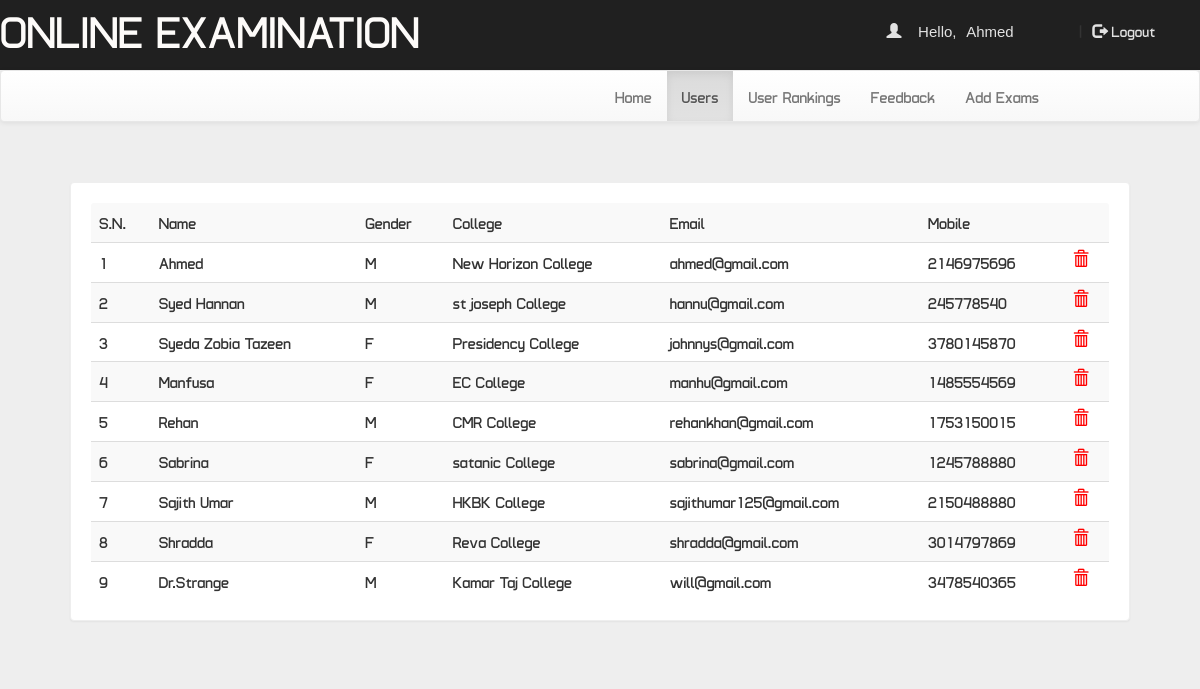
Page /dash.php?q=1 (signed in) on the committed database.
### tables this page shows
CREATE TABLE `user` (
  `name` varchar(50) NOT NULL,
  `gender` varchar(5) NOT NULL,
  `college` varchar(100) NOT NULL,
  `email` varchar(50) NOT NULL,
  `mob` bigint(20) NOT NULL,
  `password` varchar(50) NOT NULL
);

### dash.php (the view, shortened to what this page needs)
<!DOCTYPE html PUBLIC "-//W3C//DTD XHTML 1.0 Transitional//EN" "http://www.w3.org/TR/xhtml1/DTD/xhtml1-transitional.dtd">
<html xmlns="http://www.w3.org/1999/xhtml">
<head>
<link  rel="stylesheet" href="css/bootstrap.min.css"/>
 <link  rel="stylesheet" href="css/bootstrap-theme.min.css"/>
 <link rel="stylesheet" href="css/main.css">
 <link  rel="stylesheet" href="css/font.css">
</head>
<body  style="background:#eee;">
<div class="header">
<div class="row">
<div class="col-lg-6">
<span class="logo">ONLINE EXAMINATION SYSTEM</span></div>
<?php
 include_once 'dbConnection.php';
  if(!(isset($_SESSION['email']))){
header("location:index.php");
}
else
{
$name = $_SESSION['name'];
echo '<span class="pull-right top title1" ><span class="log1"><span class="glyphicon glyphicon-user" aria-hidden="true"></span>&nbsp;&nbsp;&nbsp;&nbsp;Hello,</span> <a href="#" class="log log1">'.$name.'</a>&nbsp;|&nbsp;<a href="logout.php?q=account.php" class="log"><span class="glyphicon glyphicon-log-out" aria-hidden="true"></span>&nbsp;Logout</button></a></span>';
}?>
</div></div>
<nav class="navbar navbar-default title1">
  <div class="container-fluid">
    <div class="collapse navbar-collapse" id="bs-example-navbar-collapse-1">
      <ul class="nav navbar-nav">
        <li <?php if(@$_GET['q']==0) echo'class="active"'; ?>><a href="dash.php?q=0">Home<span class="sr-only">(current)</span></a></li>
        <li <?php if(@$_GET['q']==1) echo'class="active"'; ?>><a href="dash.php?q=1">Users</a></li>
		<li <?php if(@$_GET['q']==2) echo'class="active"'; ?>><a href="dash.php?q=2">User Rankings</a></li>
    <li <?php if(@$_GET['q']==3) echo'class="active"'; ?>><a href="dash.php?q=3">Feedback</a></li>
    <li <?php if(@$_GET['q']==4) echo'class="active"'; ?>><a href="dash.php?q=4">Add Exams</a></li>
      </ul>
          </div>
  </div>
</nav>
<div class="container">
<div class="row">
<div class="col-md-12">
<?php if(@$_GET['q']==1) {
$result = mysqli_query($con,"SELECT * FROM user") or die('Error');
echo  '<div class="panel"><table class="table table-striped title1">
<tr><td><b>S.N.</b></td><td><b>Name</b></td><td><b>Gender</b></td><td><b>College</b></td><td><b>Email</b></td><td><b>Mobile</b></td><td></td></tr>';
$c=1;
while($row = mysqli_fetch_array($result)) {
	$name = $row['name'];
	$mob = $row['mob'];
	$gender = $row['gender'];
    $email = $row['email'];
	$college = $row['college'];
	echo '<tr><td>'.$c++.'</td><td>'.$name.'</td><td>'.$gender.'</td><td>'.$college.'</td><td>'.$email.'</td><td>'.$mob.'</td>
	<td><a title="Delete User" href="update.php?demail='.$email.'"><b><span class="glyphicon glyphicon-trash" style="color:red;" aria-hidden="true"></span></b></a></td></tr>';
}
echo '</table></div>';
}?>
</div>
</div></div>
</body>
</html>

### css/main.css (style rules this page uses)
body { overflow-x: hidden; width: 100%; font: 15px "Century Gothic", "Times Roman", sans-serif; background: #eee; min-height: 550px; background-attachment: fixed; }
.panel { border-color: #eee; margin: 40px; padding: 20px; font: 15px "Century Gothic", "Times Roman", sans-serif; }
.header { background: #202020; height: 70px; }
.logo { font-family:"Arial"; font-size: 45px; color: #fdfbf9; text-align: center; }
.title1 { font: 16px "Century Gothic", "Arial", sans-serif; }
.top { margin-top: 20px; }
.log1 { font: 15px "Ubuntu", sans-serif; color: #e2e2e2; margin-left: 10px; }
.log { margin: 10px; margin-right: 60px; margin-left: 5px; color: #e2e2e2; text-decoration: none; font-size: 20px; font-size: 15px; }

### rows in the picture
user: name "Ahmed", gender "M", college "New Horizon College", email "ahmed@gmail.com", mob "2146975696"
user: name "Syed Hannan", gender "M", college "st joseph College", email "hannu@gmail.com", mob "245778540"
user: name "Syeda Zobia Tazeen", gender "F", college "Presidency College", email "johnnys@gmail.com", mob "3780145870"
user: name "Manfusa", gender "F", college "EC College", email "manhu@gmail.com", mob "1485554569"
user: name "Rehan", gender "M", college "CMR College", email "rehankhan@gmail.com", mob "1753150015"
user: name "Sabrina", gender "F", college "satanic College", email "sabrina@gmail.com", mob "1245788880"
user: name "Sajith Umar", gender "M", college "HKBK College", email "sajithumar125@gmail.com", mob "2150488880"
user: name "Shradda", gender "F", college "Reva College", email "shradda@gmail.com", mob "3014797869"
user: name "Dr.Strange", gender "M", college "Kamar Taj College", email "will@gmail.com", mob "3478540365"

### other values in the picture
$name "Ahmed"
